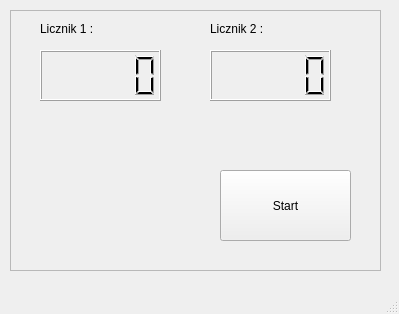
<?xml version="1.0" encoding="UTF-8"?>
<ui version="4.0">
 <class>MainWindow</class>
 <widget class="QMainWindow" name="MainWindow">
  <property name="geometry">
   <rect>
    <x>0</x>
    <y>0</y>
    <width>399</width>
    <height>314</height>
   </rect>
  </property>
  <property name="windowTitle">
   <string>MainWindow</string>
  </property>
  <widget class="QWidget" name="centralwidget">
   <widget class="QFrame" name="frame">
    <property name="geometry">
     <rect>
      <x>10</x>
      <y>10</y>
      <width>371</width>
      <height>261</height>
     </rect>
    </property>
    <property name="frameShape">
     <enum>QFrame::StyledPanel</enum>
    </property>
    <property name="frameShadow">
     <enum>QFrame::Raised</enum>
    </property>
    <widget class="QPushButton" name="pushButton">
     <property name="geometry">
      <rect>
       <x>210</x>
       <y>160</y>
       <width>131</width>
       <height>71</height>
      </rect>
     </property>
     <property name="text">
      <string>Start</string>
     </property>
    </widget>
    <widget class="QLCDNumber" name="lcdNumber">
     <property name="geometry">
      <rect>
       <x>30</x>
       <y>40</y>
       <width>121</width>
       <height>51</height>
      </rect>
     </property>
    </widget>
    <widget class="QLabel" name="label">
     <property name="geometry">
      <rect>
       <x>30</x>
       <y>10</y>
       <width>67</width>
       <height>17</height>
      </rect>
     </property>
     <property name="text">
      <string>Licznik 1 :</string>
     </property>
    </widget>
    <widget class="QLCDNumber" name="lcdNumber_2">
     <property name="geometry">
      <rect>
       <x>200</x>
       <y>40</y>
       <width>121</width>
       <height>51</height>
      </rect>
     </property>
    </widget>
    <widget class="QLabel" name="label_2">
     <property name="geometry">
      <rect>
       <x>200</x>
       <y>10</y>
       <width>67</width>
       <height>17</height>
      </rect>
     </property>
     <property name="text">
      <string>Licznik 2 :</string>
     </property>
    </widget>
   </widget>
  </widget>
  <widget class="QMenuBar" name="menubar">
   <property name="geometry">
    <rect>
     <x>0</x>
     <y>0</y>
     <width>399</width>
     <height>22</height>
    </rect>
   </property>
  </widget>
  <widget class="QStatusBar" name="statusbar"/>
 </widget>
 <resources/>
 <connections/>
</ui>
